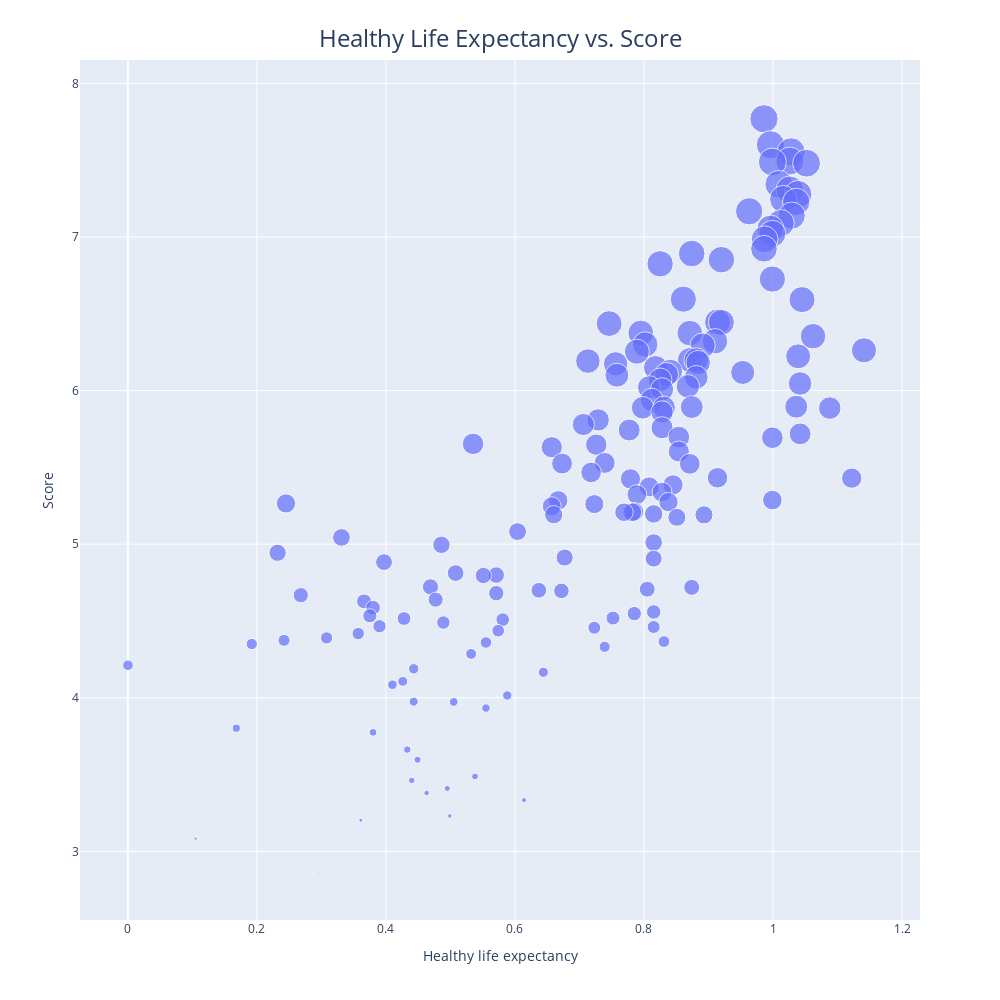

Here is the notebook cell this chart was saved with:
### Code cell
import plotly.express as px

fig = px.scatter(df, x="Healthy life expectancy", y='Score', size=max_size - df['Overall rank'] + 1, hover_name='Country or region')
fig.update_layout(height=1000, width=1000)

fig.update_layout(
    title={
        'text': 'Healthy Life Expectancy vs. Score',  # Title text
        'x': 0.5,  # Centers the title (0: left, 0.5: center, 1: right)
        'xanchor': 'center',  # Ensures proper centering
        'yanchor': 'top'
    },
    title_font=dict(size=24)  # Adjust title font size
)

fig.update_traces(textposition='top center')

fig.show()

### Figure 1 — Plotly figure (JSON) as saved in the notebook; plotly's stock layout.template omitted (floating-point values rounded to 4 significant figures; data arrays with more than 128 entries replaced by an {"elided": "..."} marker saying what was removed)
{"data": [{"hovertemplate": "<b>%{hovertext}</b><br><br>Healthy life expectancy=%{x}<br>Score=%{y}<br>size=%{marker.size}<extra></extra>", "hovertext": {"elided": "156 str values"}, "legendgroup": "", "marker": {"color": "#636efa", "size": {"elided": "156 int values"}, "sizemode": "area", "sizeref": 0.39, "symbol": "circle"}, "mode": "markers", "name": "", "orientation": "v", "showlegend": false, "textposition": "top center", "type": "scatter", "x": {"elided": "156 float values"}, "xaxis": "x", "y": {"elided": "156 float values"}, "yaxis": "y"}], "layout": {"height": 1000, "legend": {"itemsizing": "constant", "tracegroupgap": 0}, "margin": {"t": 60}, "title": {"font": {"size": 24}, "text": "Healthy Life Expectancy vs. Score", "x": 0.5, "xanchor": "center", "yanchor": "top"}, "width": 1000, "xaxis": {"anchor": "y", "domain": [0, 1], "title": {"text": "Healthy life expectancy"}}, "yaxis": {"anchor": "x", "domain": [0, 1], "title": {"text": "Score"}}}}
